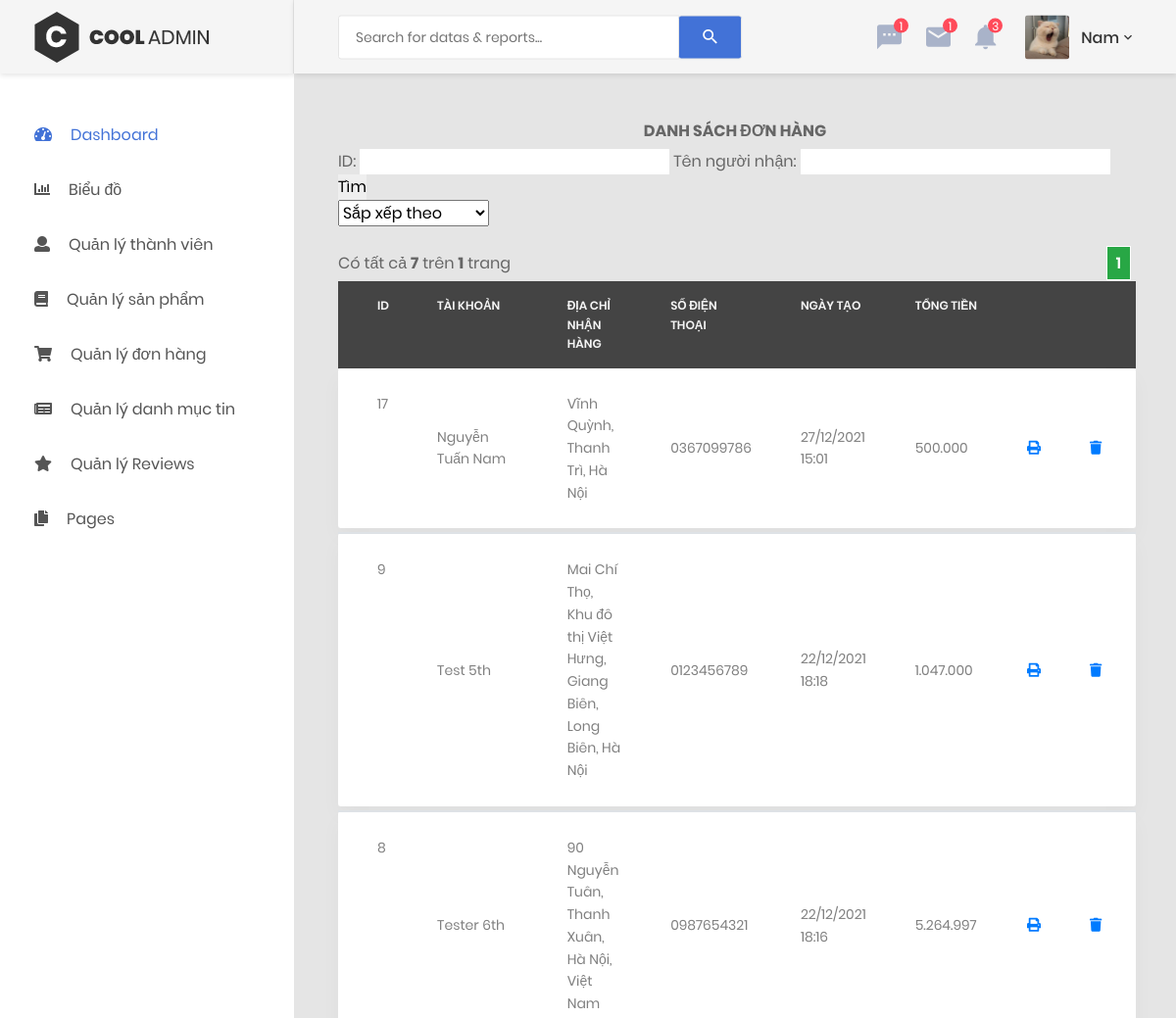
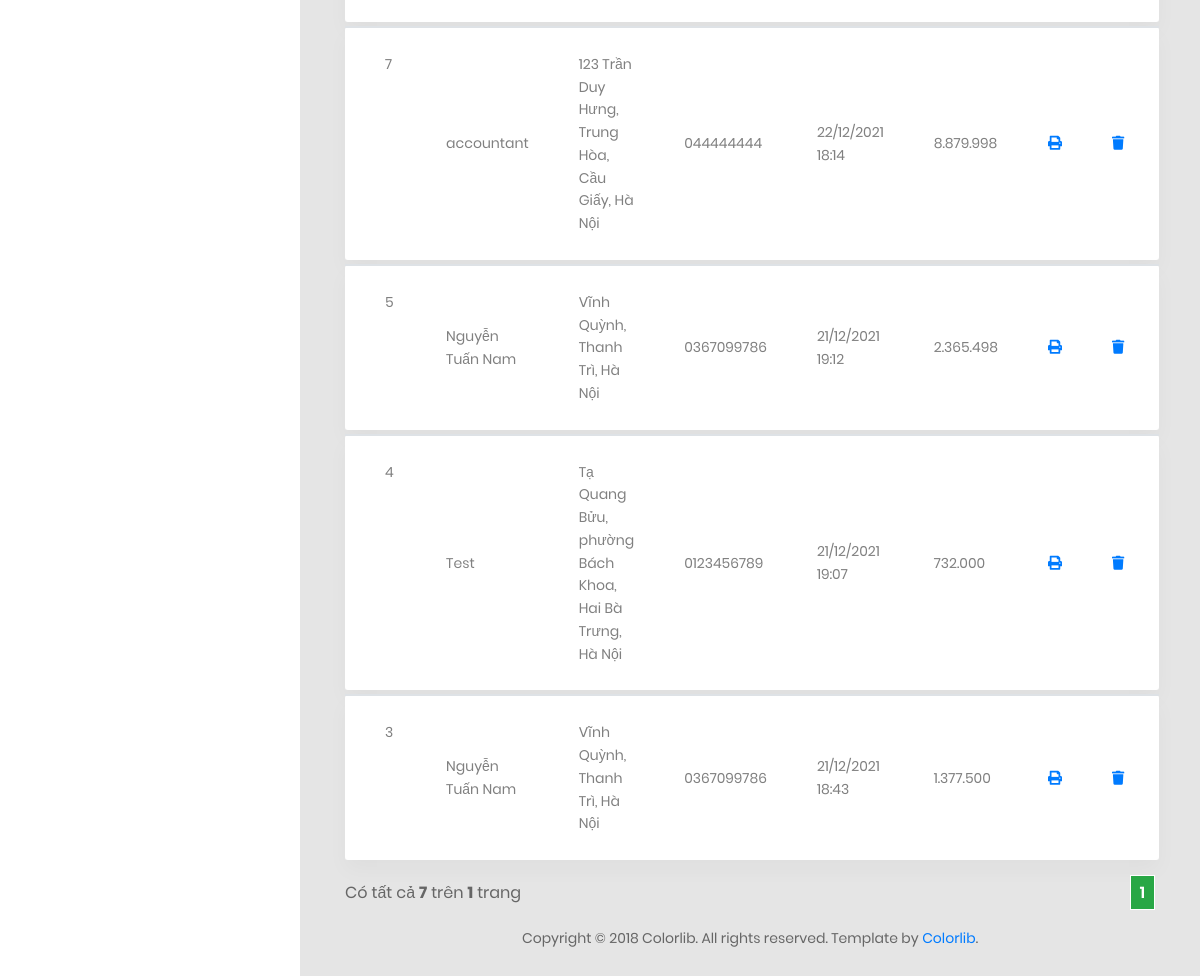
Screenshot of /admin/order.php (signed in) with the database file from the repository (2 pictures, top to bottom).
### tables this page shows
CREATE TABLE `orders` (
  `id` int(11) NOT NULL,
  `customer_id` int(11) DEFAULT NULL,
  `fullname` varchar(255) NOT NULL,
  `phone` varchar(255) DEFAULT NULL,
  `address` varchar(500) NOT NULL,
  `note` text DEFAULT NULL,
  `total` int(11) NOT NULL,
  `created_date` int(11) NOT NULL,
  `required_date` int(11) DEFAULT NULL,
  `status` tinyint(4) NOT NULL DEFAULT 1,
  `last_updated` int(11) NOT NULL
);

### admin/order.php (the view, shortened to what this page needs)
<?php
    include 'header.php';
     ?>
   <body>
        <?php if (empty($_SESSION['current_user'])) { ?>
            <a href="login.php">Đăng nhập để vào trang Admin</a>
            <?php
         } else {
        include 'menu_sidebar.php';
        ?>
        <div class="page-container">
    <?php
        include 'admin_navbar.php';
    $config_name = "order";
    $config_title = "ĐƠN HÀNG   ";
        $item_per_page = (!empty($_GET['per_page'])) ? $_GET['per_page'] : 10;
        $current_page = (!empty($_GET['page'])) ? $_GET['page'] : 1;
        $offset = ($current_page - 1) * $item_per_page;
        if(!empty($where)){
            $orders = mysqli_query($con, "SELECT * FROM `orders` where (".$where.") ORDER BY `id` DESC LIMIT " . $item_per_page . " OFFSET " . $offset);
        }else{
            $orders = mysqli_query($con, "SELECT * FROM `orders` ORDER BY `id` DESC LIMIT " . $item_per_page . " OFFSET " . $offset);
        }
    ?>
            <div class="main-content">
                <div class="section__content section__content--p30">
                    <div class="container-fluid">
                        <p style="text-align:center;padding: 5px"><b>DANH SÁCH <?= $config_title ?></b></p>
                        <div class="row">
                            <div class="col-md-12" style="margin-bottom:10px">
                                <form id="<?= $config_name ?>-search-form" action="<?= $config_name ?>.php?action=search" method="POST">
                                    <fieldset>
                                        ID: <input type="text" name="id" value="<?= !empty($id) ? $id : "" ?>" />
                                        Tên người nhận: <input type="text" name="fullname" value="<?= !empty($name) ? $name : "" ?>" />
                                        <input type="submit" value="Tìm" />
                                    </fieldset>
                                </form>
                                <select name="sort" id="sort" onchange="this.options[this.selectedIndex].value && (window.location = this.options[this.selectedIndex].value);">
                                    <option value="" hidden selected>Sắp xếp theo</option>
                                </select>
                            </div>
                            <div class="col-md-12">
                                <div class="table-responsive table-responsive-data2">
                            <?php
                            include './pagination.php';
                            ?>
                                    <table class="table table-data2" style="margin-top:5px;">
                                        <thead style="background-color:#444;color:#f4f4f4">
                                            <tr>
                                                <th style="color:#f4f4f4;">ID</th>
                                                <th style="color:#f4f4f4;">Tài khoản</th>
                                                <th style="color:#f4f4f4;">Địa chỉ nhận hàng</th>
                                                <th style="color:#f4f4f4;">Số điện thoại</th>
                                                <th style="color:#f4f4f4;">Ngày tạo</th>
                                                <th style="color:#f4f4f4;">Tổng tiền</th>
                                                <th></th>
                                                <th></th>
                                            </tr>
                                        </thead>
                                <?php  while ($row = mysqli_fetch_array($orders)) { ?>
                                        <tbody>
                                            <tr class="tr-shadow">
                                                <td><?=$row['id']?></td>
                                                <td><?=$row['fullname']?></td>
                                                <td ><?=$row['address']?></td>
                                                <td><?=$row['phone']?></td>
                                                <td><?=date('d/m/Y H:i', $row['created_date'])?></td>
                                                <td><?= number_format($row['total'], 0, ",", ".")?></td>
                                                <td><a class="fa fa-print" href="order_printing.php?id=<?=$row['id']?>" target="_blank"></a></td>
                                                <td><a class="fa fa-trash" href="order_delete.php?id=<?=$row['id']?>"></a></td>
                                            </tr><tr class="spacer"></tr>
                                        </tbody>
                                 <?php  } ?>
                                    </table>
                                </div>
                            <?php
                            include './pagination.php';
                            ?>
                            </div>
                        </div>
                        <div class="row">
                            <div class="col-md-12">
                                <div class="copyright">
                                    <p>Copyright © 2018 Colorlib. All rights reserved. Template by <a href="https://colorlib.com">Colorlib</a>.</p>
                                </div>
                            </div>
                        </div>
                    </div>
                </div>
            </div>
    </div>
    <?php } ?>
</body>
</html>

### rows the page displays
orders: id "17", fullname "Nguyễn Tuấn Nam", address "Vĩnh Quỳnh, Thanh Trì, Hà Nội", phone "0367099786", created_date "27/12/2021 15:01", total "500.000"
orders: id "9", fullname "Test 5th", address "Mai Chí Thọ, Khu đô thị Việt Hưng, Giang Biên, Long Biên, Hà Nội", phone "0123456789", created_date "22/12/2021 18:18", total "1.047.000"
orders: id "8", fullname "Tester 6th", address "90 Nguyễn Tuân, Thanh Xuân, Hà Nội, Việt Nam", phone "0987654321", created_date "22/12/2021 18:16", total "5.264.997"
orders: id "7", fullname "accountant", address "123 Trần Duy Hưng, Trung Hòa, Cầu Giấy, Hà Nội", phone "044444444", created_date "22/12/2021 18:14", total "8.879.998"
orders: id "5", fullname "Nguyễn Tuấn Nam", address "Vĩnh Quỳnh, Thanh Trì, Hà Nội", phone "0367099786", created_date "21/12/2021 19:12", total "2.365.498"
orders: id "4", fullname "Test", address "Tạ Quang Bửu, phường Bách Khoa, Hai Bà Trưng, Hà Nội", phone "0123456789", created_date "21/12/2021 19:07", total "732.000"
orders: id "3", fullname "Nguyễn Tuấn Nam", address "Vĩnh Quỳnh, Thanh Trì, Hà Nội", phone "0367099786", created_date "21/12/2021 18:43", total "1.377.500"

### other values shown
$currentUser['last_name'] "Nam"
$config_title "ĐƠN HÀNG"
$totalRecords "7 7"
$totalPages "1 1"
